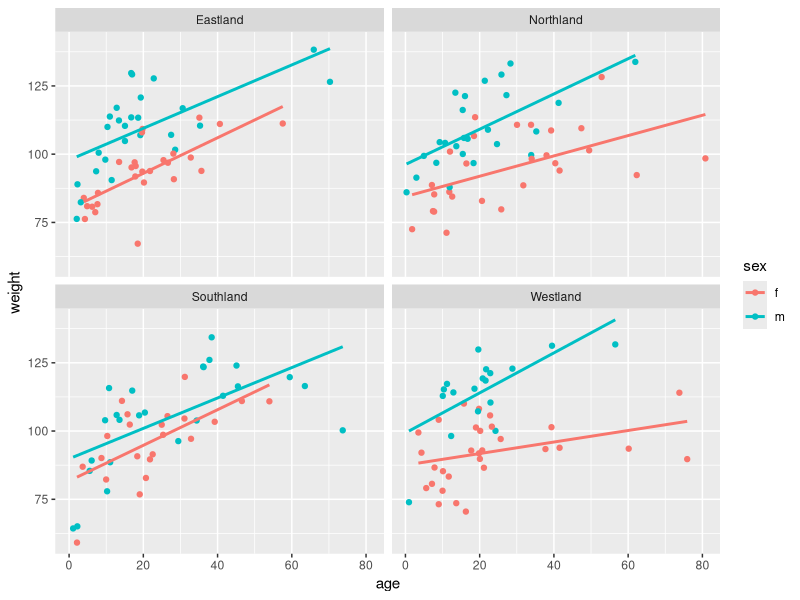
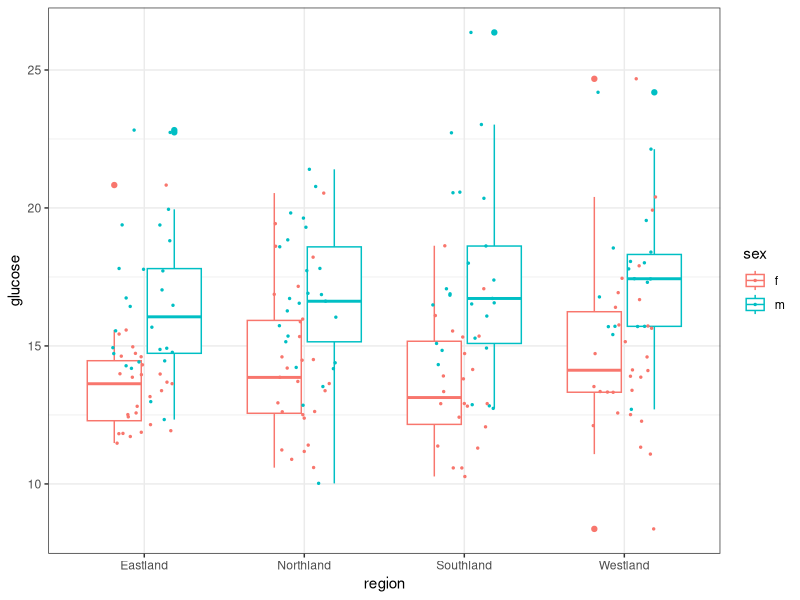
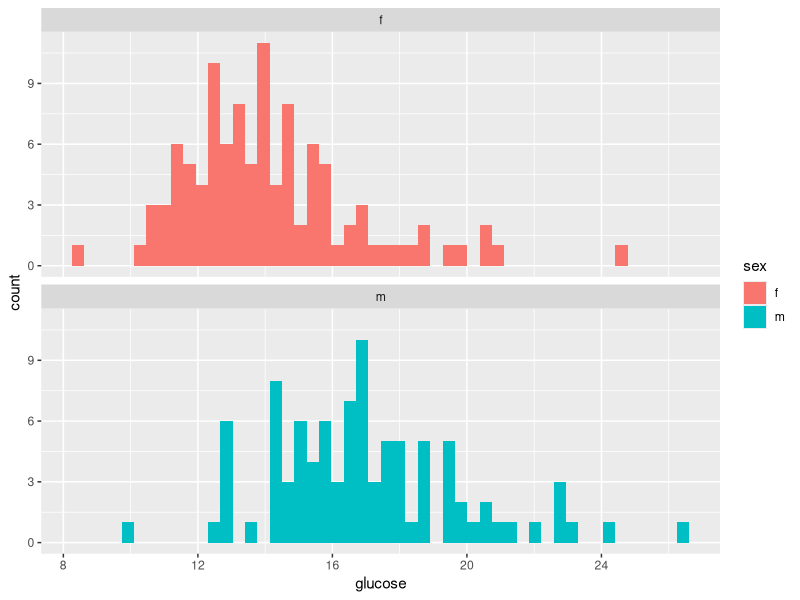

The R source for these figures, in order:
## ---- chunk 1
#load libraries
library(tidyverse)
library(readxl)
library(skimr)
library(knitr)
## ---- chunk 2
alien <- read_excel("aliendata_20180404.xlsx", sheet = 1, na = "-999")
## ---- chunk 3
alien <- alien %>%
  fill(region)
## ---- chunk 4
alien <- alien %>%
  select(-name)
## ---- chunk 5
alien <- alien %>%
  separate(type, into = c("sex", "colour"), sep = "_")
## ---- chunk 6
library(stringr)
alien <- alien %>%
  mutate(sex = str_sub(sex, start = 1, end = 1)) %>%
  mutate(colour = str_to_lower(colour))
## ---- chunk 7
alien <- alien %>%
  rename(glucose = "glucose - mg/L",
         iq = "IQ - ref to human 100 scale!")
## ---- chunk 8
alien %>%
  count(colour, sex)
## ---- chunk 9
alien %>%
  group_by(colour, sex) %>%
  summarise(mean_glucose = mean(glucose),
            sd_glucose = sd(glucose))
## ---- chunk 10
ggplot(data = alien, aes(x = age, y = weight, colour = sex)) +
  geom_point() + 
  geom_smooth(method = "lm", se = FALSE) +
  facet_wrap(~region)
## ---- chunk 11
ggplot(alien, aes(x= region, y = glucose, colour = sex)) +
  geom_boxplot() + 
  geom_jitter(width=0.2, size=0.5) + 
  theme_bw()
## ---- chunk 12
ggplot(alien, aes(x = glucose, fill = sex)) + 
  geom_histogram(bins = 50) + 
  facet_wrap(~sex, ncol = 1)
